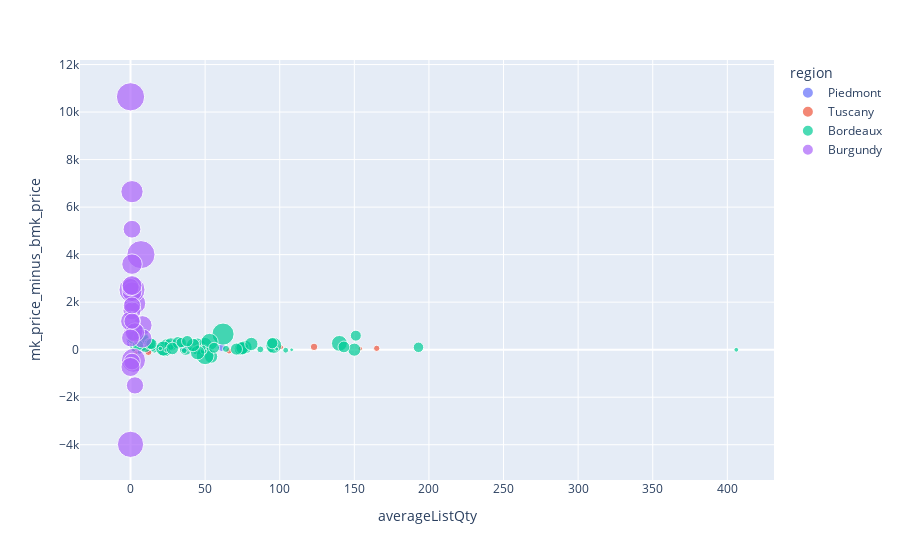

Here is the notebook cell this chart was saved with:
### Markdown cell above
### Scarcity
#### You can see from the following graph that scarcity seems to drive the biggest increase/decrease in price metric changes. Scarce wines are all dominated by the Burgundian Wines

### Code cell
list_quantity = px.scatter(merge, x="averageListQty", y="mk_price_minus_bmk_price", color="region", size="marketPrice")
list_quantity.show()

### Figure 1 — Plotly figure (JSON) as saved in the notebook; plotly's stock layout.template omitted (floating-point values rounded to 4 significant figures)
{"data": [{"hovertemplate": "region=Piedmont<br>averageListQty=%{x}<br>mk_price_minus_bmk_price=%{y}<br>marketPrice=%{marker.size}<extra></extra>", "legendgroup": "Piedmont", "marker": {"color": "#636efa", "size": [1480, 1850, 1800, 1596, 2500, 2260, 2199, 1800, 1350, 1550, 1350, 2872, 1500, 1400, 1299, 1755], "sizemode": "area", "sizeref": 42.95, "symbol": "circle"}, "mode": "markers", "name": "Piedmont", "orientation": "v", "showlegend": true, "type": "scatter", "x": [73, 1, 2, 1, 3, 4, 2, 2, 7, 1, 61, 1, 36, 10, 12, 0], "xaxis": "x", "y": [124, 670, 500, 451, 280, 70, 859, 360, -2, 250, 90, 318, 92, 124, -1, 425], "yaxis": "y"}, {"hovertemplate": "region=Tuscany<br>averageListQty=%{x}<br>mk_price_minus_bmk_price=%{y}<br>marketPrice=%{marker.size}<extra></extra>", "legendgroup": "Tuscany", "marker": {"color": "#EF553B", "size": [1110, 460, 1408, 574, 520, 660, 540, 1700, 1408, 1024, 1326, 958, 960, 1100, 980, 1200, 1300, 1000, 1678, 857, 420, 1245, 475, 870, 480, 487, 540, 600], "sizemode": "area", "sizeref": 42.95, "symbol": "circle"}, "mode": "markers", "name": "Tuscany", "orientation": "v", "showlegend": true, "type": "scatter", "x": [12, 154, 2, 1, 3, 5, 2, 4, 4, 4, 4, 9, 13, 9, 45, 123, 3, 12, 4, 165, 10, 3, 22, 66, 101, 46, 3, 14], "xaxis": "x", "y": [-94, 40, 258, 223, 60, 270, 240, 322, 170, -48, 156, 98, 110, 90, 150, 118, 100, 140, 498, 57, 78, 363, 87, -50, 100, 167, -4, 192], "yaxis": "y"}, {"hovertemplate": "region=Bordeaux<br>averageListQty=%{x}<br>mk_price_minus_bmk_price=%{y}<br>marketPrice=%{marker.size}<extra></extra>", "legendgroup": "Bordeaux", "marker": {"color": "#00cc96", "size": [3910, 3700, 6250, 4400, 3720, 3920, 3700, 780, 1040, 738, 10500, 3900, 6250, 1082, 870, 900, 3826, 800, 907, 450, 550, 1000, 900, 990, 525, 3560, 750, 6830, 975, 530, 880, 850, 4850, 3758, 840, 420, 3800, 450, 400, 490, 490, 820, 400, 5415, 400, 300, 950, 350, 477, 5415, 4820, 496, 3600, 790, 2973, 3300, 408, 2820, 468, 4425, 2900, 2690, 2750, 3295, 3400, 2590, 3800, 2300, 2360, 2580, 2960, 2730, 3144, 2761], "sizemode": "area", "sizeref": 42.95, "symbol": "circle"}, "mode": "markers", "name": "Bordeaux", "orientation": "v", "showlegend": true, "type": "scatter", "x": [77, 150, 45, 23, 50, 74, 24, 6, 49, 104, 62, 27, 53, 64, 5, 20, 54, 18, 18, 1, 3, 87, 41, 16, 2, 37, 36, 50, 49, 49, 9, 94, 22, 75, 15, 6, 81, 1, 5, 24, 406, 6, 6, 96, 9, 108, 27, 98, 45, 140, 7, 35, 2, 41, 9, 10, 20, 9, 2, 45, 13, 5, 14, 32, 28, 151, 42, 34, 193, 56, 143, 95, 71, 38], "xaxis": "x", "y": [110, 0, 134, 0, 240, 40, 180, 98, 90, -22, 656, 216, 328, 34, 165, 100, -290, 55, 102, 230, 130, 12, 37, 0, 225, 35, -40, -256, -51, 80, 155, -10, 50, 68, 59, -112, 240, 110, 68, -14, -4, 85, 100, 177, 45, -4, 108, 26, 117, 265, 660, 184, 499, -4, 363, 145, 51, 442, 3, -125, 250, 190, 245, 295, 50, 590, 195, 300, 100, 80, 116, 272, 24, 359], "yaxis": "y"}, {"hovertemplate": "region=Burgundy<br>averageListQty=%{x}<br>mk_price_minus_bmk_price=%{y}<br>marketPrice=%{marker.size}<extra></extra>", "legendgroup": "Burgundy", "marker": {"color": "#ab63fa", "size": [8000, 9950, 14766, 7000, 7800, 14520, 8400, 17180, 7906, 8400, 6800, 12402, 17000, 10650, 8016, 6396, 6900, 6552, 6360, 5600, 8400, 9000, 6000, 7812], "sizemode": "area", "sizeref": 42.95, "symbol": "circle"}, "mode": "markers", "name": "Burgundy", "orientation": "v", "showlegend": true, "type": "scatter", "x": [8, 3, 0, 1, 8, 1, 1, 0, 2, 0, 1, 2, 7, 1, 3, 3, 0, 0, 1, 1, 1, 1, 1, 0], "xaxis": "x", "y": [1026, 1950, -3984, 1640, 470, 2520, 2440, 10642, 782, 1200, 5070, -448, 4000, 6650, 726, -1504, 495, 2632, 1860, 1200, 2700, 3600, -500, -728], "yaxis": "y"}], "layout": {"legend": {"itemsizing": "constant", "title": {"text": "region"}, "tracegroupgap": 0}, "margin": {"t": 60}, "xaxis": {"anchor": "y", "domain": [0, 1], "title": {"text": "averageListQty"}}, "yaxis": {"anchor": "x", "domain": [0, 1], "title": {"text": "mk_price_minus_bmk_price"}}}}
